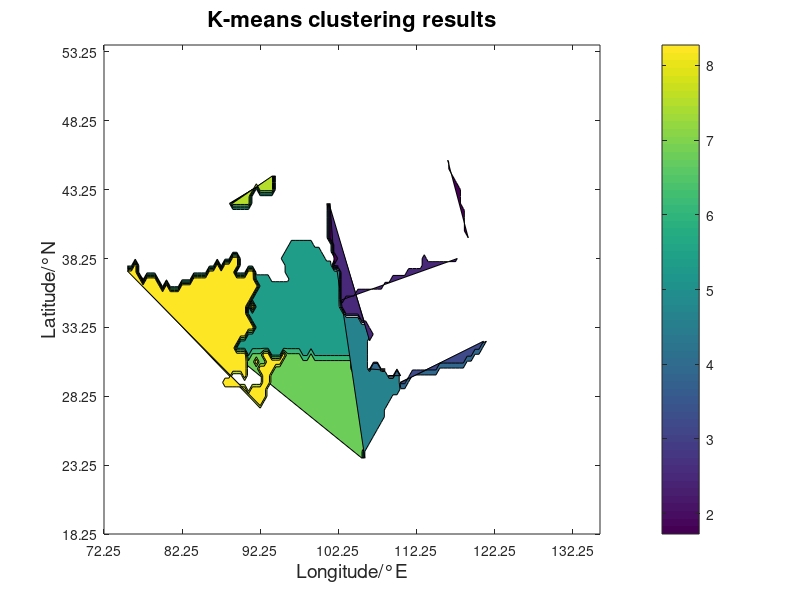

The MATLAB script that drew this image: (Note: this script raises an error after producing the figure.)
function K_Means_Clustering()
    % The clustering results of the k-means algorithm are displayed,
    % and the regions are numbered manually according to the rules
    % Because the algorithm is stochastic, the algorithm is no longer running. 
    % Directly using the previously processed results
    Prec_zones_9_manually = dlmread('data/Prec_zones_9_manually.dat');
    [c,h] = contourf(flipud(Prec_zones_9_manually));
    set(gca,'xtick',1:20:128,'xticklabel',72.25:10:135.75);
    set(gca,'ytick',1:10:72,'yticklabel',18.25:5:53.75);
    title('K-means clustering results','fontsize',16); 
    xlabel('Longitude/°E','fontsize',14);  
    ylabel('Latitude/°N','fontsize',14); 
    colorbar;
    set(gcf, 'color', 'w')
    gtext('1','fontsize',14),
    gtext('2','fontsize',14),
    gtext('3','fontsize',14),
    gtext('4','fontsize',14),
    gtext('5','fontsize',14),
    gtext('6','fontsize',14),
    gtext('7','fontsize',14),
    gtext('8','fontsize',14),
    gtext('9','fontsize',14);
    print(gcf,'-dpng','img/K-means_Clustering_Results')
end